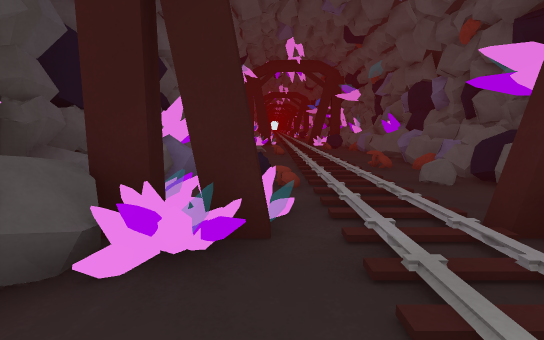
View 1 (above)

12 first-person views from a walk through a Unity game level. The camera is 1.2 m above the floor, tilts 8° down and sees 85° across. The floor is counted in squares, 1 m on a side. Each view is taken from the middle of a square. On the plan, view 1 faces up. The plan holds only what a view shows up to about 13 squares ahead; the rest is blank. The place goes on beyond the plan. Some animated figures are not drawn.

View 2
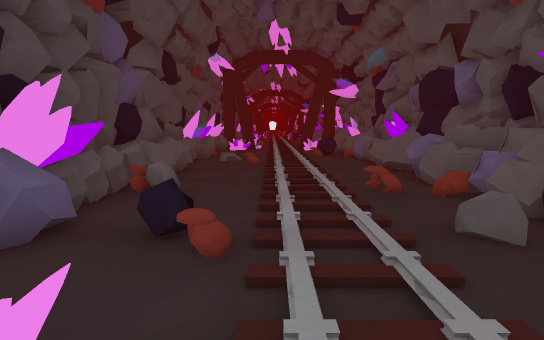

View 3
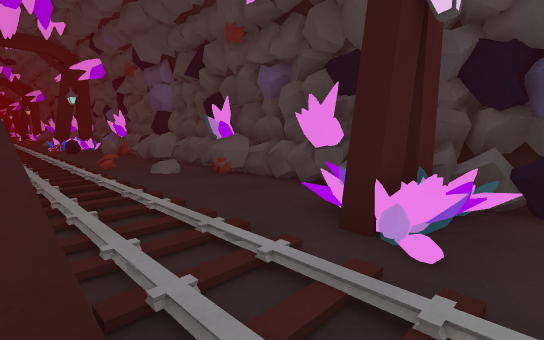

View 4
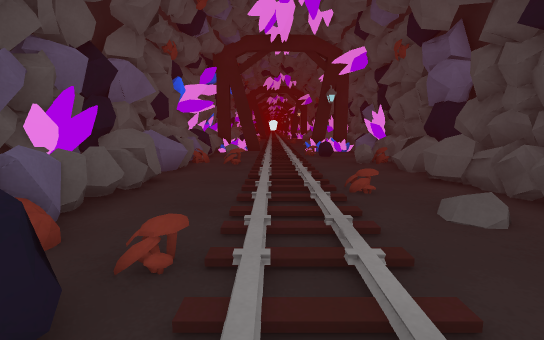

View 5
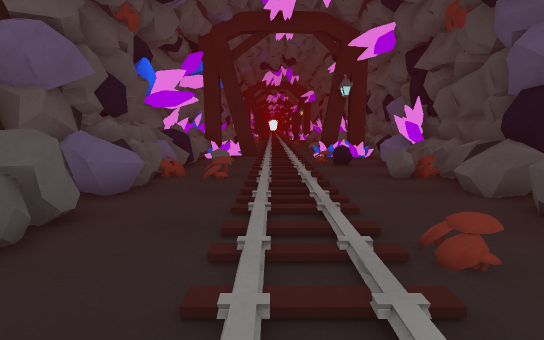

View 6
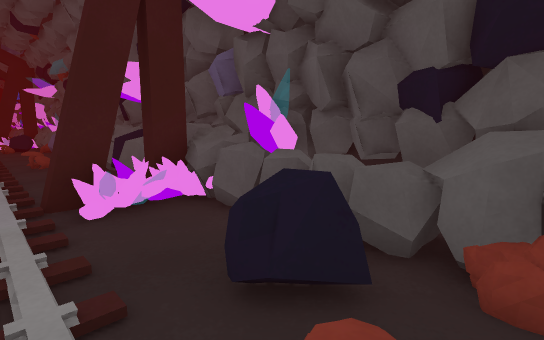

View 7
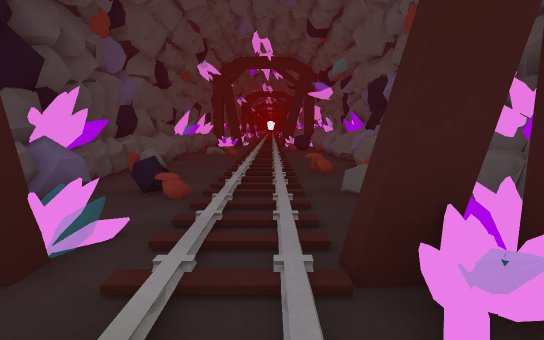

View 8
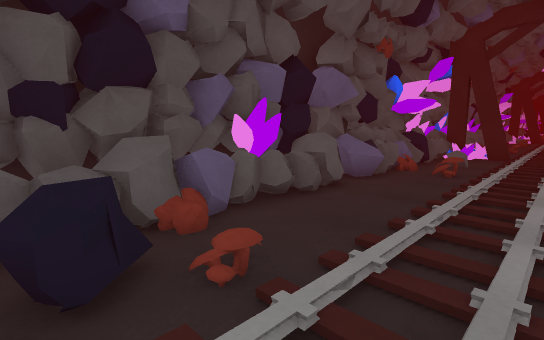

View 9
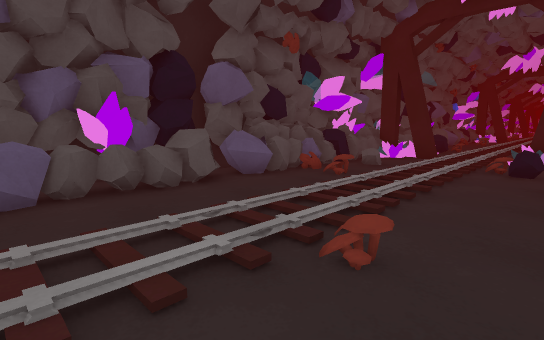

View 10
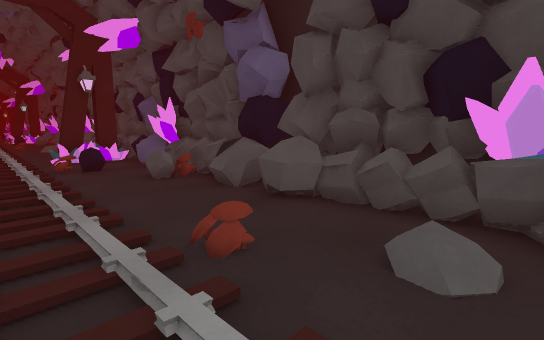

View 11
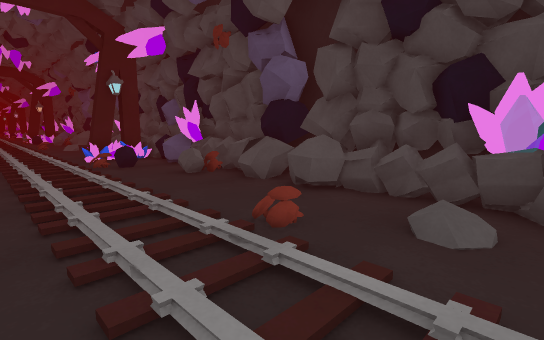

View 12
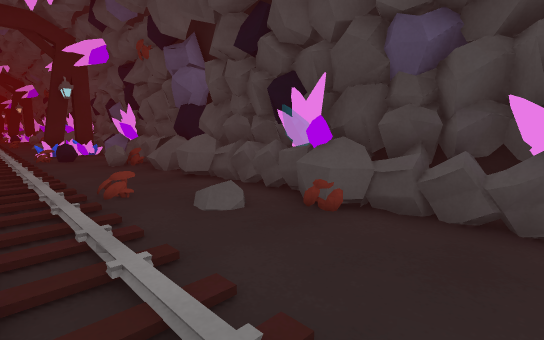

### Floor plan
Key: @ floor where view 1 was taken; # wall or solid block; . main floor; : floor 0.25 m higher than the main floor; / step, stairs or slope; = window, fence, low wall or low ledge; ^ raised ledge; O other object.
Columns run from 3 left of view 1 to 6 right of it. Each row starts with its distance up from view 1.
 16 ##..///.=#
 15 ##:.//..=#
 14 #=.///..=#
 13 #=..//..=#
 12 #^..//..##
 11 #=..//..##
 10 ##..//..#
  9 ##=.//O.#
  8 ##..//..#
  7 ##.=//..#
  6 #=.=//..#
  5 #=..//..#
  4 ####//.##
  3 ####//###
  2  #=.///=##
  1 ##..//..##
  0 ##.@//.==#
 -1 #=..//==##
 -2 ##..///###
 -3 ##O.//..=#
 -4 #=..//..##
 -5 #=.///..=#
 -6 #^..//..##
 -7 #=..//..=#
 -8 ##..//..##
 -9 ##=.//O.##
-10  #..//..#
-11 ##..//..#
-12 ##.=//..#
-13 #=..//..#
-14 ##==//.=#
-15 ####//###

Where each view was taken, in squares from view 1:
view 1: 0 up, 0 right, facing up
view 2: 3 up, 1 right, facing up
view 3: 5 up, 3 right, facing down-left
view 4: 1 up, 2 right, facing down
view 5: 2 down, 2 right, facing down
view 6: 2 down, 2 right, facing up-right
view 7: 1 up, 2 right, facing up
view 8: 0 up, 1 right, facing down-right
view 9: 16 up, 1 left, facing down-right
view 10: 16 up, 2 right, facing down-left
view 11: 2 down, 3 right, facing down-left
view 12: 1 up, 2 right, facing down-left
